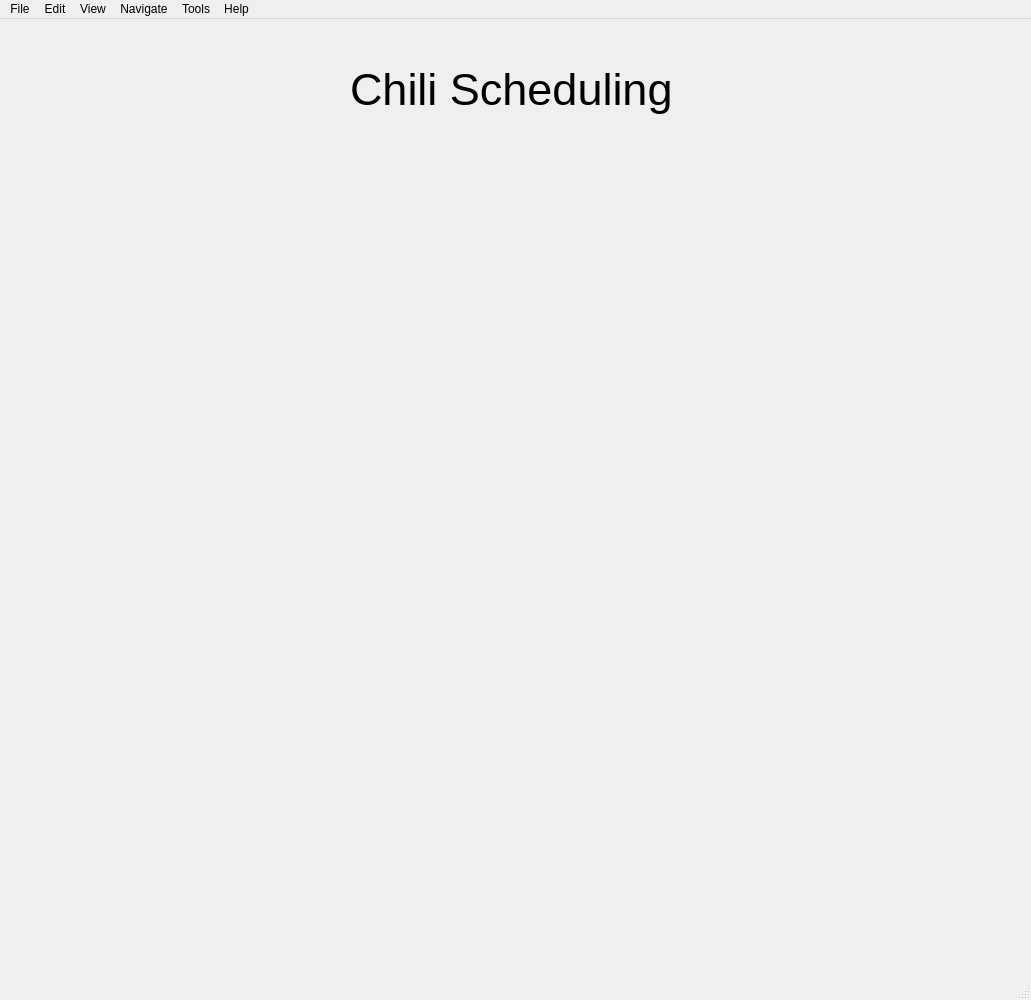
<?xml version="1.0" encoding="UTF-8"?>
<ui version="4.0">
 <class>MainWindow</class>
 <widget class="QMainWindow" name="MainWindow">
  <property name="geometry">
   <rect>
    <x>0</x>
    <y>0</y>
    <width>1031</width>
    <height>1000</height>
   </rect>
  </property>
  <property name="minimumSize">
   <size>
    <width>1000</width>
    <height>1000</height>
   </size>
  </property>
  <property name="windowTitle">
   <string>MainWindow</string>
  </property>
  <widget class="QWidget" name="centralwidget">
   <widget class="QLabel" name="label">
    <property name="geometry">
     <rect>
      <x>350</x>
      <y>20</y>
      <width>391</width>
      <height>101</height>
     </rect>
    </property>
    <property name="font">
     <font>
      <pointsize>34</pointsize>
     </font>
    </property>
    <property name="text">
     <string>Chili Scheduling</string>
    </property>
   </widget>
  </widget>
  <widget class="QMenuBar" name="menubar">
   <property name="geometry">
    <rect>
     <x>0</x>
     <y>0</y>
     <width>1031</width>
     <height>24</height>
    </rect>
   </property>
   <widget class="QMenu" name="menuFile">
    <property name="title">
     <string>File</string>
    </property>
    <addaction name="actionNew"/>
    <addaction name="actionOpen"/>
    <addaction name="separator"/>
    <addaction name="actionExit"/>
   </widget>
   <widget class="QMenu" name="menuEdit">
    <property name="title">
     <string>Edit</string>
    </property>
   </widget>
   <widget class="QMenu" name="menuView">
    <property name="title">
     <string>View</string>
    </property>
   </widget>
   <widget class="QMenu" name="menuNavigate">
    <property name="title">
     <string>Navigate</string>
    </property>
   </widget>
   <widget class="QMenu" name="menuTools">
    <property name="title">
     <string>Tools</string>
    </property>
   </widget>
   <widget class="QMenu" name="menuHelp">
    <property name="title">
     <string>Help</string>
    </property>
   </widget>
   <addaction name="menuFile"/>
   <addaction name="menuEdit"/>
   <addaction name="menuView"/>
   <addaction name="menuNavigate"/>
   <addaction name="menuTools"/>
   <addaction name="menuHelp"/>
  </widget>
  <widget class="QStatusBar" name="statusbar"/>
  <action name="actionNew">
   <property name="text">
    <string>New</string>
   </property>
  </action>
  <action name="actionOpen">
   <property name="text">
    <string>Open</string>
   </property>
  </action>
  <action name="actionExit">
   <property name="text">
    <string>Exit</string>
   </property>
  </action>
 </widget>
 <resources/>
 <connections/>
</ui>
